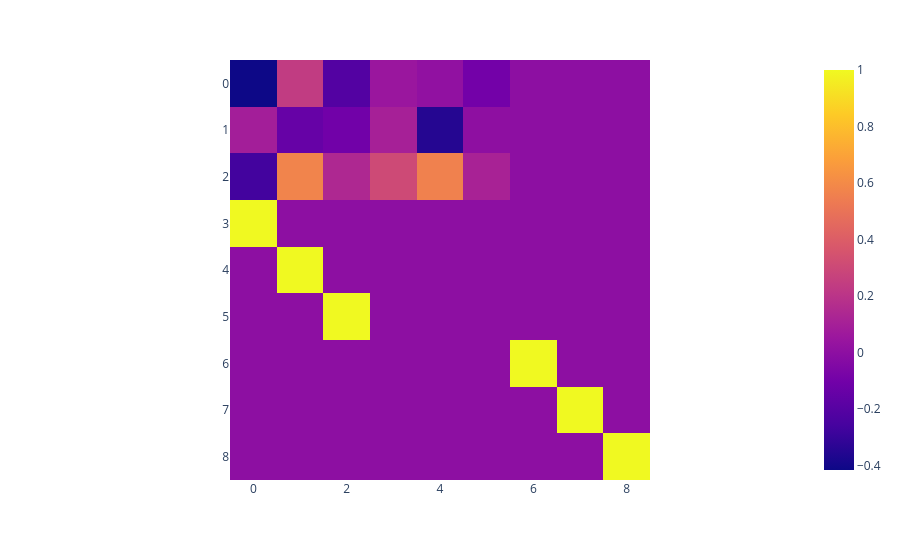

Notebook code for this chart:
### Code cell
px.imshow(model.layer_list[4].weight.cpu().to_dense().detach().numpy())

### Figure 1 — Plotly figure (JSON) as saved in the notebook; plotly's stock layout.template omitted (floating-point values rounded to 4 significant figures)
{"data": [{"coloraxis": "coloraxis", "hovertemplate": "x: %{x}<br>y: %{y}<br>color: %{z}<extra></extra>", "name": "0", "type": "heatmap", "xaxis": "x", "yaxis": "y", "z": [[-0.416, 0.237, -0.2112, 0.04928, 0.01528, -0.09919, 0, 0, 0], [0.08964, -0.1441, -0.106, 0.1025, -0.3493, 0.002228, 0, 0, 0], [-0.2673, 0.5737, 0.1405, 0.3066, 0.5619, 0.1121, 0, 0, 0], [1, 0, 0, 0, 0, 0, 0, 0, 0], [0, 1, 0, 0, 0, 0, 0, 0, 0], [0, 0, 1, 0, 0, 0, 0, 0, 0], [0, 0, 0, 0, 0, 0, 1, 0, 0], [0, 0, 0, 0, 0, 0, 0, 1, 0], [0, 0, 0, 0, 0, 0, 0, 0, 1]]}], "layout": {"coloraxis": {"colorscale": [[0, "#0d0887"], [0.1111, "#46039f"], [0.2222, "#7201a8"], [0.3333, "#9c179e"], [0.4444, "#bd3786"], [0.5556, "#d8576b"], [0.6667, "#ed7953"], [0.7778, "#fb9f3a"], [0.8889, "#fdca26"], [1, "#f0f921"]]}, "margin": {"t": 60}, "xaxis": {"anchor": "y", "constrain": "domain", "domain": [0, 1], "scaleanchor": "y"}, "yaxis": {"anchor": "x", "autorange": "reversed", "constrain": "domain", "domain": [0, 1]}}}
